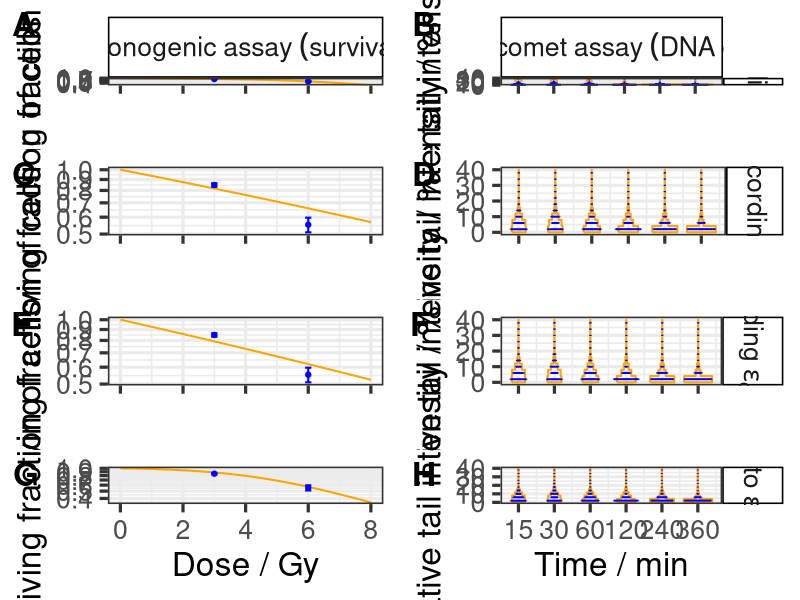

This chart was generated by the following R code:
#Open required libraries
library(reshape2)
library(ggplot2)
library(ggpubr)

#Make sure that there is no open graphs
graphics.off()


data_summary <- function(data, varname, groupnames){
  require(plyr)
  summary_func <- function(x, col){
    c(mean = mean(x[[col]], na.rm=TRUE),
      sd = sd(x[[col]], na.rm=TRUE))
  }
  data_sum<-ddply(data, groupnames, .fun=summary_func,
                  varname)
  data_sum <- rename(data_sum, c("mean" = varname))
  return(data_sum)
}


#Function to generate violin plots from the simulations
comet_violin <- function(comet){
  br=seq(0,40, by=4)
  
  
  dist15 <- comet[1,]
  dist30 <- comet[2,]
  dist60 <- comet[3,]
  dist120 <- comet[4,]
  dist240 <- comet[5,]
  dist360 <- comet[6,]
  
  
  dist15 <- dist15*w
  dist30 <- dist30*w
  dist60 <- dist60*w
  dist120 <- dist120*w
  dist240 <- dist240*w
  dist360 <- dist360*w
  
  t <- c(0, 2, 4, 6, 8, 10)
  
  
  y <- c()
  x0 <- c()
  x15 <- c()
  x30 <- c()
  x60 <- c()
  x120 <- c()
  x240 <- c()
  x360 <- c()
  
  ymax=44
  
  for (i in 1:(length(dist15))) {
    y<- c(y, br[i], br[i+1])
    
    x15 <- c(x15, dist15[i], dist15[i])
    x30 <- c(x30, dist30[i], dist30[i])
    x60 <- c(x60, dist60[i], dist60[i])
    x120 <- c(x120, dist120[i], dist120[i])
    x240 <- c(x240, dist240[i], dist240[i])
    x360 <- c(x360, dist360[i], dist360[i])
  }
  
  y<-c(y, rev(y), 0)
  x15 <- c(-x15, rev(x15), -x15[1])
  x30 <- c(2-x30, 2+rev(x30), 2-x30[1])
  x60 <- c(4-x60, 4+rev(x60), 4-x60[1])
  x120 <- c(6-x120, 6+rev(x120), 6-x120[1])
  x240 <- c(8-x240, 8+rev(x240), 8-x240[1])
  x360 <- c(10-x360, 10+rev(x360), 10-x360[1])
  
  
  t<-c(rep(0, length(x15)),rep(2, length(x15)),rep(4, length(x15)),rep(6, length(x15)),rep(8, length(x15)),rep(10, length(x15)))
  amount<-c(x15,x30,x60,x120,x240,x360)
  tail<-rep(y,6)
  
  df <- data.frame(t,amount,tail)
  names(df) <- c('t', 'amount', 'tail')
  
  return(df)
}

#Definition of characteristics of the figure
w=1
size=24
wid_line=0.7
wid_clon=0.2
wid_comet=4
x11()


#Read experimental clonogenic data
survival_real_data<-read.table("../data/abrams_real_survival_3_6Gy.txt",header=F)
names(survival_real_data)<-c('dose','S','sd')


#Read experimental comet data
data<-matrix(data = scan("../data/abrams_comet_binning_40.txt", skip=0, sep=" ", fill = TRUE), ncol=10, byrow=TRUE)
t <- c(0, 2, 4, 6, 8, 10)
time<-c()
amount<-c()
mean_tail<-rep(seq(2,38, by=4),length(t))
for (i in 1:(length(t))) {
  time<-c(time,rep(t[i],length(data[i,])))
  amount<-c(amount,data[i,]*w)
}
comet_real_data<- data.frame(time,amount,mean_tail)
names(comet_real_data) <- c('t', 'amount', 'tail')


#Plot of clonogenic data from clonogenic calibration
survival_simu_data<-read.table("../analysis/synthetic/synthetic_survival_min_error_clon.txt", header=T)
survival_simu_data$fitting<-"Best~fit~according~to~epsilon[clonogenic]"
survival_simu_data$title<-"Clonogenic~assay~(survival)"
p1<-ggplot(survival_simu_data, aes(x=dose, y=S))+geom_line(size=wid_line, color="orange")+xlab("Dose / Gy")+ylab("Surviving fraction of cells")+scale_y_log10(breaks=c(0.4,0.5,0.6,0.7,0.8,0.9,1))+geom_errorbar(data=survival_real_data,aes(ymin=S-sd,ymax=S+sd),width=wid_clon,position=position_dodge(0.05),size=wid_line, color="blue")+geom_point(data=survival_real_data, color="blue")+theme_bw(base_size=size)+theme(strip.background = element_rect(colour="black", fill="white"),legend.position="top",legend.title=element_blank())+facet_grid(cols=vars(title),labeller = label_parsed)


#Plot of comet data from clonogenic calibration
comet_simu_data <- matrix(data = scan("../analysis/synthetic/synthetic_comet_min_error_clon.txt", skip=0, sep=" ", fill = TRUE), ncol=10, byrow=TRUE)
comet_simu_data <- comet_violin(comet_simu_data)
comet_simu_data$fitting<-"Best~fit~according~to~epsilon[clonogenic]"
comet_simu_data$title<-"Alkaline~comet~assay~(DNA~damage)"
p2<-ggplot(comet_simu_data, aes(x=amount, y=tail, group=t))+geom_path(size=wid_line, color="orange")+xlab("Time / min")+ylab("Relative tail intensity / %")+geom_errorbar(data=comet_real_data,aes(xmin=t-amount,xmax=t+amount,y=tail),width=wid_comet,position=position_dodge(0.05),size=wid_line, color="blue")+theme_bw(base_size=size)+theme(strip.background = element_rect(colour="black", fill="white"),legend.position="top",legend.title=element_blank())+facet_grid(cols=vars(title),rows =vars(fitting),labeller = label_parsed)+scale_y_continuous(breaks=c(0,10,20,30,40))+scale_x_continuous(breaks=c(0,2,4,6,8,10),labels=c("15","30","60","120","240","360"))


#Plot of clonogenic data from comet calibration
survival_simu_data<-read.table("../analysis/synthetic/synthetic_survival_min_error_comet.txt", header=T)
survival_simu_data$fitting<-"Best~fit~according~to~epsilon[comet]"
survival_simu_data$title<-"Clonogenic~assay~(survival)"
p3<-ggplot(survival_simu_data, aes(x=dose, y=S))+geom_line(size=wid_line,color="orange")+xlab("Dose / Gy")+ylab("Surviving fraction of cells")+scale_y_log10(breaks=c(0.4,0.5,0.6,0.7,0.8,0.9,1))+geom_errorbar(data=survival_real_data,aes(ymin=S-sd,ymax=S+sd),width=wid_clon,position=position_dodge(0.05),size=wid_line,color="blue")+geom_point(data=survival_real_data,color="blue")+theme_bw(base_size=size)+theme(strip.background = element_rect(colour="black", fill="white"),legend.position="top",legend.title=element_blank())


#Plot of comet data from comet calibration
comet_simu_data <- matrix(data = scan("../analysis/synthetic/synthetic_comet_min_error_comet.txt", skip=0, sep=" ", fill = TRUE), ncol=10, byrow=TRUE)
comet_simu_data <- comet_violin(comet_simu_data)
comet_simu_data$title<-"Alkaline~comet~assay~(DNA~damage)"
comet_simu_data$fitting<-"Best~fit~according~to~epsilon[comet]"
p4<-ggplot(comet_simu_data, aes(x=amount, y=tail, group=t))+geom_path(size=wid_line,color="orange")+xlab("Time / min")+ylab("Relative tail intensity / %")+geom_errorbar(data=comet_real_data,aes(xmin=t-amount,xmax=t+amount,y=tail),width=wid_comet,position=position_dodge(0.05),size=wid_line,color="blue")+theme_bw(base_size=size)+theme(strip.background = element_rect(colour="black", fill="white"),legend.position="top",legend.title=element_blank())+facet_grid(rows =vars(fitting),labeller = label_parsed)+scale_y_continuous(breaks=c(0,10,20,30,40))+scale_x_continuous(breaks=c(0,2,4,6,8,10),labels=c("15","30","60","120","240","360"))


#Plot of clonogenic data from combined (eps=1) calibration
survival_simu_data<-read.table("../analysis/synthetic/synthetic_survival_min_error_combined_1.txt", header=T)
survival_simu_data$fitting<-"Best~fit~according~to~epsilon[combined]"
survival_simu_data$title<-"Clonogenic~assay~(survival)"
p5<-ggplot(survival_simu_data, aes(x=dose, y=S))+geom_line(size=wid_line,color="orange")+xlab("Dose / Gy")+ylab("Surviving fraction of cells")+scale_y_log10(breaks=c(0.4,0.5,0.6,0.7,0.8,0.9,1))+geom_errorbar(data=survival_real_data,aes(ymin=S-sd,ymax=S+sd),width=wid_clon,position=position_dodge(0.05),size=wid_line,color="blue")+geom_point(data=survival_real_data,color="blue")+theme_bw(base_size=size)+theme(strip.background = element_rect(colour="black", fill="white"),legend.position="top",legend.title=element_blank())


#Plot of comet data from combined (eps=1) calibration
comet_simu_data <- matrix(data = scan("../analysis/synthetic/synthetic_comet_min_error_combined_1.txt", skip=0, sep=" ", fill = TRUE), ncol=10, byrow=TRUE)
comet_simu_data <- comet_violin(comet_simu_data)
comet_simu_data$title<-"Alkaline~comet~assay~(DNA~damage)"
comet_simu_data$fitting<-"Best~fit~according~epsilon[combined]~(xi==1)"
p6<-ggplot(comet_simu_data, aes(x=amount, y=tail, group=t))+geom_path(size=wid_line,color="orange")+xlab("Time / min")+ylab("Relative tail intensity / %")+geom_errorbar(data=comet_real_data,aes(xmin=t-amount,xmax=t+amount,y=tail),width=wid_comet,position=position_dodge(0.05),size=wid_line,color="blue")+theme_bw(base_size=size)+theme(strip.background = element_rect(colour="black", fill="white"),legend.position="top",legend.title=element_blank())+facet_grid(rows =vars(fitting),labeller = label_parsed)+scale_y_continuous(breaks=c(0,10,20,30,40))+scale_x_continuous(breaks=c(0,2,4,6,8,10),labels=c("15","30","60","120","240","360"))


#Plot of clonogenic data from combined (eps=1/30) calibration
survival_simu_data<-read.table("../analysis/synthetic/synthetic_survival_min_error_combined_30.txt", header=T)
survival_simu_data$fitting<-"Best~fit~according~to~epsilon[combined]"
survival_simu_data$title<-"Clonogenic~assay~(survival)"
p7<-ggplot(survival_simu_data, aes(x=dose, y=S))+geom_line(size=wid_line,color="orange")+xlab("Dose / Gy")+ylab("Surviving fraction of cells")+scale_y_log10(breaks=c(0.4,0.5,0.6,0.7,0.8,0.9,1))+geom_errorbar(data=survival_real_data,aes(ymin=S-sd,ymax=S+sd),width=wid_clon,position=position_dodge(0.05),size=wid_line,color="blue")+geom_point(data=survival_real_data,color="blue")+theme_bw(base_size=size)+theme(strip.background = element_rect(colour="black", fill="white"),legend.position="top",legend.title=element_blank())


#Plot of comet data from combined (eps=1/30) calibration
comet_simu_data <- matrix(data = scan("../analysis/synthetic/synthetic_comet_min_error_combined_30.txt", skip=0, sep=" ", fill = TRUE), ncol=10, byrow=TRUE)
comet_simu_data <- comet_violin(comet_simu_data)
comet_simu_data$title<-"Alkaline~comet~assay~(DNA~damage)"
comet_simu_data$fitting<-"Best~fit~according~to~epsilon[combined]~(xi==1/30)"
p8<-ggplot(comet_simu_data, aes(x=amount, y=tail, group=t))+geom_path(size=wid_line,color="orange")+xlab("Time / min")+ylab("Relative tail intensity / %")+geom_errorbar(data=comet_real_data,aes(xmin=t-amount,xmax=t+amount,y=tail),width=wid_comet,position=position_dodge(0.05),size=wid_line,color="blue")+theme_bw(base_size=size)+theme(strip.background = element_rect(colour="black", fill="white"),legend.position="top",legend.title=element_blank())+facet_grid(rows =vars(fitting),labeller = label_parsed)+scale_y_continuous(breaks=c(0,10,20,30,40))+scale_x_continuous(breaks=c(0,2,4,6,8,10),labels=c("15","30","60","120","240","360"))


#Save the figure
pdf("Fig_4.pdf",width=16,height=24)
ggarrange(p1+ xlab("")+theme(axis.text.x=element_blank()), p2 + xlab("")+theme(axis.text.x=element_blank()), p3+ xlab("")+theme(axis.text.x=element_blank()), p4+ xlab("")+theme(axis.text.x=element_blank()),p5+ xlab("")+theme(axis.text.x=element_blank()), p6+ xlab("")+theme(axis.text.x=element_blank()), p7, p8, labels = c("A", "B","C","D","E","F","G","H"), font.label = list(size = size),ncol = 2, nrow = 4)
graphics.off()

